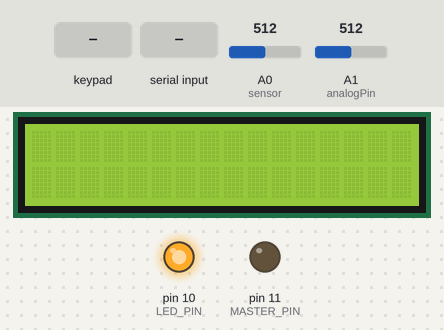
This sketch was run on a simulated Arduino Uno, built with avr-gcc and run on an emulated ATmega328P. Shown: 16×2 character LCD, output pins drawn as LEDs (lit = HIGH). The inputs (shaded band) are chosen by the test bench; at power-on: A0 (sensor) = 512, A1 (analogPin) = 512. EEPROM starts erased; what the sketch prints to the serial monitor is not drawn.

Above: at 1.2 s.
1.3 s: keypad keys 5 4 3 2 A pressed 0.4 s apart
At 3.4 s:
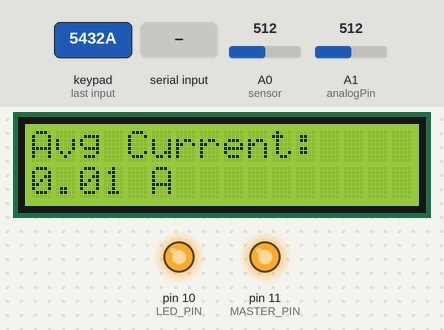
4.8 s: key '1' pressed
At 5.7 s:
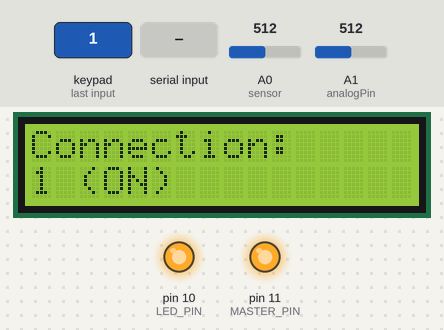
6.3 s: key '3' pressed
At 6.7 s:
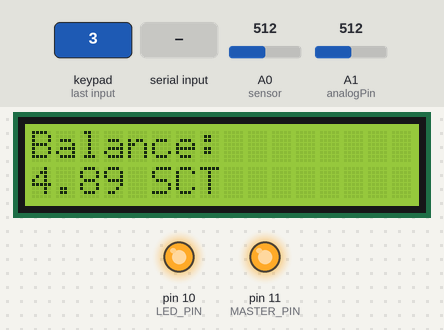
7.8 s: keypad keys 9 8 7 6 pressed 0.4 s apart
At 9.4 s:
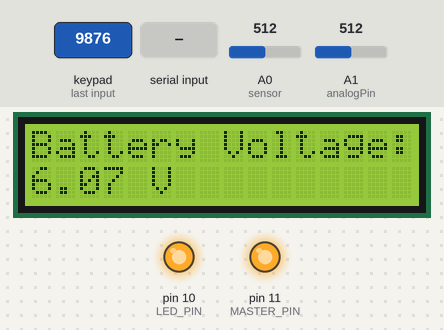
10.9 s: key '0' pressed
At 11.5 s:
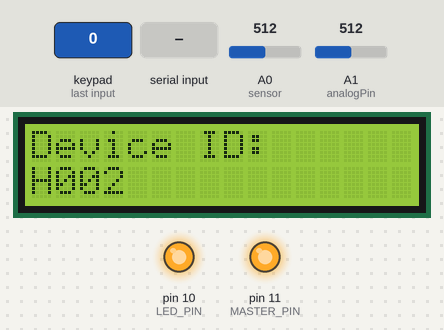
12.4 s: "C,45\n" received over Serial
At 13.1 s:
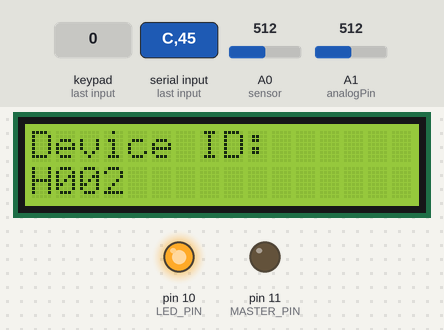
Timing chart, 0 to 14.9 s (numbered marks = the images above; inputs shaded):
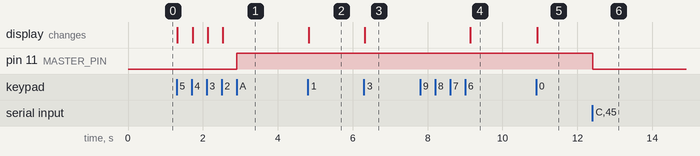

The sketch:

hub_communication__master_switch.ino
```cpp
#include <Keypad.h>
#include <Wire.h>
#include <LiquidCrystal_I2C.h>
#include <EEPROM.h>

// Keypad setup
const byte row = 4;
const byte col = 4;
char keys[row][col] = {
  {'1','2','3','A'},
  {'4','5','6','B'},
  {'7','8','9','C'},
  {'.','0','#','D'},
};
byte rowpins[4] = {9,8,7,6};
byte colpins[4] = {5,4,3,2};
Keypad keypad = Keypad(makeKeymap(keys), rowpins, colpins, row, col);

// LCD setup
LiquidCrystal_I2C lcd(0x27, 16, 2);

// LED pin
#define LED_PIN 10
#define MASTER_PIN 11

// Globals
char lastKey = ' ';
int mode = -1;
float current = 0.0;
bool ledState = false;
bool connectionStatus = false;
float accountBalance = 4.89;
String device_id = "H002";
String req = "read";

// Timers
unsigned long lastCurrentUpdate = 0;
const unsigned long currentInterval = 1000;
unsigned long lastSerialInputTime = 0;
unsigned long lastSendTime = 0;
const unsigned long sendInterval = 1000;

// Variables to reduce flicker
int prevMode = -2;
float prevCurrent = -1.0;
float prevBatteryVoltage = 0.0;
bool prevConnectionStatus = false;
float prevAccountBalance = -1.0;
bool prevLedState = false;
String prevDeviceId = "";

// Variables voltage divider
const int analogPin = A1;       // Analog pin connected to voltage divider
const float R1 = 6700.0;        // 6.7k resistor
const float R2 = 4700.0;        // 4.7k resistor
float batteryVoltage = 0.0;

void setup() {
  Serial.begin(9600);
  while (!Serial);  // Wait for Serial connection

  lcd.init();
  lcd.backlight();

  EEPROM.get(0, ledState);  // safer EEPROM read
  pinMode(LED_PIN, OUTPUT);
  pinMode(MASTER_PIN, OUTPUT);
  digitalWrite(LED_PIN, ledState ? HIGH : LOW);
  digitalWrite(MASTER_PIN, HIGH);
}

void loop() {
  acceptSerialInput();
  acceptKeypadInput();
  updatePower();


  // === MASTER SWITCH CONTROL BASED ON BALANCE & CONNECTION ===
  if (accountBalance > 0 && connectionStatus) {
    digitalWrite(MASTER_PIN, HIGH); // Turn ON master switch
  } else {
    digitalWrite(MASTER_PIN, LOW);  // Turn OFF master switch
  }

  if (ledState != prevLedState || millis() - lastSendTime >= sendInterval) {
    sendSerialOutput();
    lastSendTime = millis();
    prevLedState = ledState;
  }

  displayLcd();
}

void acceptKeypadInput() {
  char input = keypad.getKey();
  if (!input) return;

  if (input == 'C') {
    mode = -1;
  } else if (input >= '0' && input <= '6') {
    mode = input - '0';
  } else if (input == 'A') {
    connectionStatus = !connectionStatus;
  }
}

void acceptSerialInput() {
  if (Serial.available()) {
    lastSerialInputTime = millis();

    String input = Serial.readStringUntil('\n');
    input.trim();

    if (input.length() > 0) {
      int commaIndex = input.indexOf(',');
      if (commaIndex > 0) {
        float receivedBalance = input.substring(0, commaIndex).toFloat();
        int receivedInstruction = input.substring(commaIndex + 1).toInt();

        accountBalance = receivedBalance;

        switch (receivedInstruction) {
          case 1:
            connectionStatus = true;
            break;
          case 0:
            connectionStatus = false;
            break;
          case 2:
            ledState = !ledState;
            digitalWrite(LED_PIN, ledState ? HIGH : LOW);
            EEPROM.update(0, ledState);
            break;
        }

      }
    }
  } else if (millis() - lastSerialInputTime > 20000) {
    connectionStatus = false;
  }
}

void updatePower() {
  if (millis() - lastCurrentUpdate >= currentInterval) {
    lastCurrentUpdate = millis();

    const int samples = 50;
    long currentSum = 0;
    long voltageSum = 0;

    for (int i = 0; i < samples; i++) {
      currentSum += analogRead(A0);  // Read current sensor
      voltageSum += analogRead(A1);  // Read voltage divider
      delay(2);  // Minimal delay for stability
    }

    // --- Calculate average values ---
    float avgCurrentADC = currentSum / (float)samples;
    float avgVoltageADC = voltageSum / (float)samples;

    // --- Convert ADC to real-world values ---
    float voltageCurrent = avgCurrentADC * (5.0 / 1023.0);
    current = (voltageCurrent - 2.5) / 0.185;  // Adjust based on sensor

    float voltageAtA1 = avgVoltageADC * (5.0 / 1023.0);
    batteryVoltage = voltageAtA1 * ((R1 + R2) / R2);
  }
}


void sendSerialOutput() {
  if (connectionStatus) {
    String message = "{";
    message += "\"current\":" + String(current, 2) + ",";
    message += "\"voltage\":" + String(batteryVoltage, 2) + ",";
    message += "\"req\":\"" + String(ledState ? "true" : "false") + "\"";
    message += "}";
    Serial.println(message);
  } else {
    Serial.println("{\"device_id\":\"" + device_id + "\"}");
  }
}

void displayLcd() {
  bool shouldUpdate = false;

  if (mode != prevMode) {
    shouldUpdate = true;
  } else {
    switch (mode) {
      case 1:
        if (connectionStatus != prevConnectionStatus) shouldUpdate = true;
        break;
      case 2:
        if (abs(current - prevCurrent) > 0.01) shouldUpdate = true;
        break;
      case 3:
        if (abs(accountBalance - prevAccountBalance) > 0.01 || connectionStatus != prevConnectionStatus)
          shouldUpdate = true;
        break;
      case 4:
        shouldUpdate = true;
        break;
      case 5:
        if (ledState != prevLedState) shouldUpdate = true;
        break;
      case 6:
        if (abs(batteryVoltage - prevBatteryVoltage) > 0.01) shouldUpdate = true;
        break;

      case 0:
        if (device_id != prevDeviceId) shouldUpdate = true;
        break;
    }
  }

  if (!shouldUpdate) return;

  prevMode = mode;
  prevCurrent = current;
  prevConnectionStatus = connectionStatus;
  prevAccountBalance = accountBalance;
  prevLedState = ledState;
  prevDeviceId = device_id;
  prevBatteryVoltage = batteryVoltage;  // Add this

  lcd.clear();

  switch (mode) {
    case 0:
      lcd.setCursor(0, 0);
      lcd.print("Device ID:");
      lcd.setCursor(0, 1);
      lcd.print(device_id);
      break;

    case 1:
      lcd.setCursor(0, 0);
      lcd.print("Connection:");
      lcd.setCursor(0, 1);
      lcd.print(connectionStatus ? "1 (ON)" : "0 (OFF)");
      break;

    case 2:
      lcd.setCursor(0, 0);
      lcd.print("Avg Current:");
      lcd.setCursor(0, 1);
      lcd.print(current, 2);
      lcd.print(" A");
      break;

    case 3:
      lcd.setCursor(0, 0);
      lcd.print("Balance:");
      lcd.setCursor(0, 1);
      if (connectionStatus) {
        lcd.print(accountBalance, 2);
        lcd.print(" SCT");
      } else {
        lcd.print("unable fetch");
      }
      break;

    case 4:
      ledState = !ledState;
      digitalWrite(LED_PIN, ledState ? HIGH : LOW);
      EEPROM.update(0, ledState);
      lcd.setCursor(0, 0);
      lcd.print("LED Toggled");
      lcd.setCursor(0, 1);
      lcd.print(ledState ? "Now ON" : "Now OFF");
      mode = -1;  // Reset mode
      break;

    case 5:
      lcd.setCursor(0, 0);
      lcd.print("LED Status:");
      lcd.setCursor(0, 1);
      lcd.print(ledState ? "ON" : "OFF");
      break;

    case 6:
      lcd.setCursor(0, 0);
      lcd.print("Battery Voltage:");
      lcd.setCursor(0, 1);
      lcd.print(batteryVoltage, 2);
      lcd.print(" V");
      break;


    default:
      break;
  }
}
```

Measured:
- after the input at 1.3 s, pin 11 (MASTER_PIN): LOW → HIGH after 1.6 s; the display: first changes at once (image 1 shows a later state)
- after the input at 4.8 s, the display: changes at once (image 2)
- after the input at 6.3 s, the display: changes at once (image 3)
- after the input at 7.8 s, the display: changes after 1.3 s (image 4)
- after the input at 10.9 s, the display: changes at once (image 5)
- after the input at 12.4 s, pin 11 (MASTER_PIN): HIGH → LOW at once
